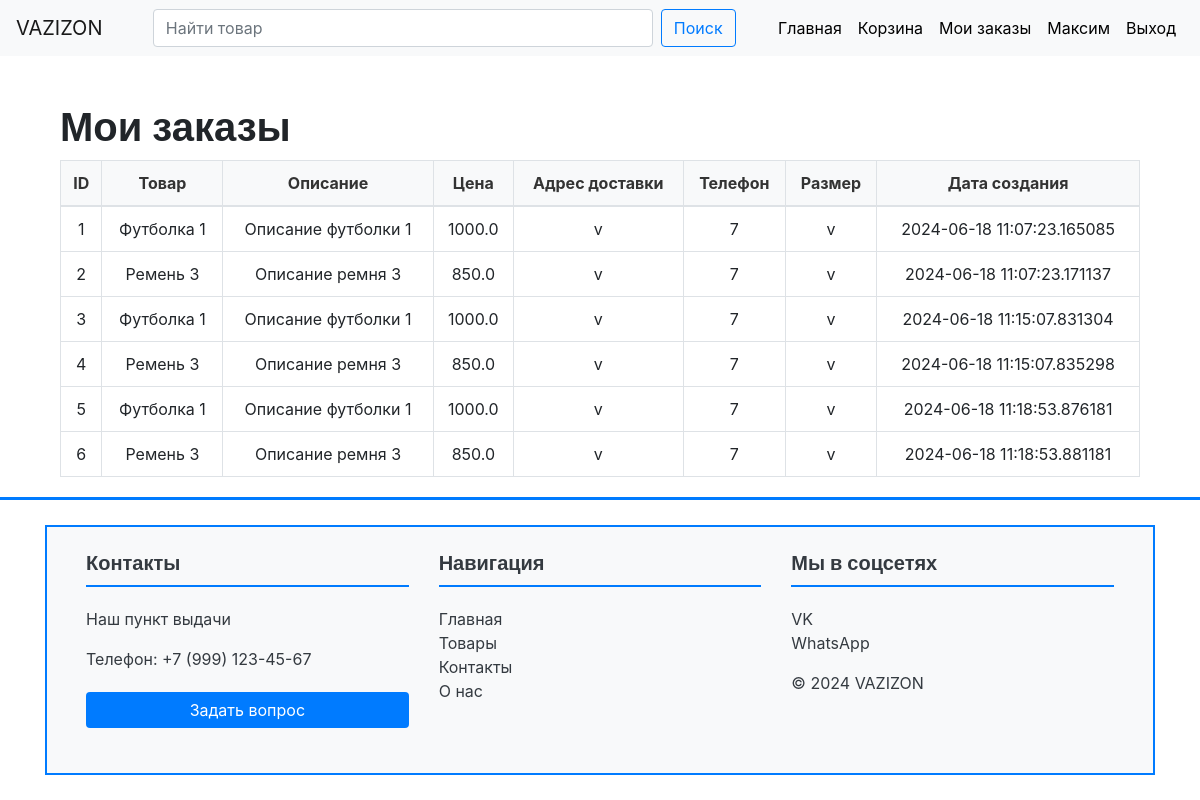
The page /my_orders (signed in) on the database its author committed.
### models.py (models this page shows, shortened)
class User(UserMixin, db.Model):
    id = db.Column(db.Integer, primary_key=True)
    username = db.Column(db.String(64), index=True, unique=True)
    email = db.Column(db.String(120), index=True, unique=True)
    password_hash = db.Column(db.String(128))
    role = db.Column(db.String(64), default='buyer')
    last_activity = db.Column(db.DateTime, default=datetime.utcnow)

class Order(db.Model):
    id = db.Column(db.Integer, primary_key=True)
    product_id = db.Column(db.Integer, db.ForeignKey('product.id'), nullable=False)
    user_id = db.Column(db.Integer, db.ForeignKey('user.id'), nullable=False)
    address = db.Column(db.String(200), nullable=False)
    phone = db.Column(db.String(20), nullable=False)
    size = db.Column(db.String(20), nullable=False)
    created_at = db.Column(db.DateTime, default=datetime.utcnow)
    product = db.relationship('Product')
    user = db.relationship('User')
    email = db.Column(db.String(120), nullable=False)  # Добавлено поле email

class Product(db.Model):
    id = db.Column(db.Integer, primary_key=True)
    name = db.Column(db.String(64), index=True)
    short_description = db.Column(db.String(128))
    long_description = db.Column(db.Text)
    price = db.Column(db.Float)
    category = db.Column(db.String(64))
    image_url = db.Column(db.String(128))
    seller_id = db.Column(db.Integer, db.ForeignKey('user.id'))
    seller = db.relationship('User', backref='products')

### app.py (the view)
    @app.route('/my_orders')
    @login_required
    def my_orders():
        if current_user.role != 'buyer':
            flash('У вас нет доступа к этой странице.', 'danger')
            return redirect(url_for('index'))
        orders = Order.query.filter_by(user_id=current_user.id).all()
        return render_template('my_orders.html', orders=orders)

### templates/my_orders.html (shortened to what this page needs)
{% extends "base.html" %}
{% block content %}
<div class="container mt-5">
    <h1>Мои заказы</h1>
    {% if orders %}
        <table class="table table-bordered table-hover">
            <thead>
                <tr>
                    <th>ID</th>
                    <th>Товар</th>
                    <th>Описание</th>
                    <th>Цена</th>
                    <th>Адрес доставки</th>
                    <th>Телефон</th>
                    <th>Размер</th>
                    <th>Дата создания</th>
                </tr>
            </thead>
            <tbody>
                {% for order in orders %}
                <tr>
                    <td>{{ order.id }}</td>
                    <td>{{ order.product.name }}</td>
                    <td>{{ order.product.short_description }}</td>
                    <td>{{ order.product.price }}</td>
                    <td>{{ order.address }}</td>
                    <td>{{ order.phone }}</td>
                    <td>{{ order.size }}</td>
                    <td>{{ order.created_at }}</td>
                </tr>
                {% endfor %}
            </tbody>
        </table>
    {% else %}
        <p>У вас нет заказов.</p>
    {% endif %}
</div>
{% endblock %}

### templates/base.html (shortened to what this page needs)
<!DOCTYPE html>
<html lang="ru">
<head>
    <link rel="stylesheet" href="https://stackpath.bootstrapcdn.com/bootstrap/4.5.2/css/bootstrap.min.css">
    <link rel="stylesheet" href="{{ url_for('static', filename='styles.css') }}">
</head>
<body>
<nav class="navbar navbar-expand-lg navbar-light bg-light">
    <a class="navbar-brand" href="{{ url_for('index') }}">VAZIZON</a>
    <div class="collapse navbar-collapse" id="navbarNav">
        <form class="form-inline d-flex justify-content-center w-100" action="{{ url_for('search') }}" method="GET">
            <input class="form-control mr-sm-2 search-bar" type="search" placeholder="Найти товар" aria-label="Поиск" name="q">
            <button class="btn btn-outline-custom my-2 my-sm-0" type="submit">Поиск</button>
        </form>
        <ul class="navbar-nav ml-auto">
            <li class="nav-item">
                <a class="nav-link" href="{{ url_for('index') }}">Главная</a>
            </li>
            {% if current_user.is_authenticated %}
                {% if current_user.role == 'buyer' %}
                    <li class="nav-item">
                        <a class="nav-link" href="{{ url_for('cart') }}">Корзина</a>
                    </li>
                    <li class="nav-item">
                        <a class="nav-link" href="{{ url_for('my_orders') }}">Мои заказы</a>
                    </li>
                {% elif current_user.role == 'seller' %}
                    <li class="nav-item">
                        <a class="nav-link" href="{{ url_for('my_products') }}">Мои товары</a>
                    </li>
                {% elif current_user.role == 'admin' %}
                    <li class="nav-item">
                        <a class="nav-link" href="{{ url_for('admin_dashboard') }}">Панель администратора</a>
                    </li>
                {% endif %}
                <li class="nav-item">
                    <a class="nav-link" href="{{ url_for('edit_profile') }}">{{ current_user.username }}</a>
                </li>
                <li class="nav-item">
                    <a class="nav-link" href="{{ url_for('logout') }}">Выход</a>
                </li>
            {% endif %}
        </ul>
    </div>
</nav>
<div class="container">
    {% block content %}{% endblock %}
    <div class="footer-divider"></div>
    <footer class="bg-light text-dark mt-5 p-4 border">
        <div class="container">
            <div class="row">
                <div class="col-md-4 mb-3">
                    <h5 class="font-weight-bold">Контакты</h5>
                    <p><a href="https://maps.google.com" class="text-dark" target="_blank">Наш пункт выдачи</a></p>
                    <p>Телефон: +7 (999) 123-45-67</p>
                    <button class="btn btn-primary">Задать вопрос</button>
                </div>
                <div class="col-md-4 mb-3">
                    <h5 class="font-weight-bold">Навигация</h5>
                    <ul class="list-unstyled">
                        <li><a href="#" class="text-dark">Главная</a></li>
                        <li><a href="#" class="text-dark">Товары</a></li>
                        <li><a href="#" class="text-dark">Контакты</a></li>
                        <li><a href="#" class="text-dark">О нас</a></li>
                    </ul>
                </div>
                <div class="col-md-4 mb-3">
                    <h5 class="font-weight-bold">Мы в соцсетях</h5>
                    <ul class="list-unstyled">
                        <li><a href="https://vk.com" class="text-dark" target="_blank">VK</a></li>
                        <li><a href="https://www.whatsapp.com" class="text-dark" target="_blank">WhatsApp</a></li>
                    </ul>
                    <p>&copy; 2024 VAZIZON</p>
                </div>
            </div>
        </div>
    </footer>
</div>
</body>
</html>

### styles.css (style rules this page uses)
h1, h2, h3, h4, h5, h6 { font-family: 'Roboto', sans-serif; font-weight: 700; }
.btn-primary { background-color: #007bff; border-color: #007bff; color: white; width: 100%; margin: 5px 0; }
.navbar .form-inline .search-bar { width: 100% !important; max-width: 500px !important; }
.btn-outline-custom { color: #007bff !important; border-color: #007bff !important; }
.table { width: 100%; margin: auto; border-collapse: collapse; }
.table th, .table td { text-align: center; padding: 10px; border: 1px solid #ddd; }
.table th { background-color: #f8f9fa; color: #333; }
.table-bordered th, .table-bordered td { border: 1px solid #dee2e6; }
.navbar-nav { display: flex; flex-wrap: nowrap; }
.nav-link { white-space: nowrap; color: #000000 !important; }
footer { background-color: #ffffff; color: #ffffff; padding-top: 20px; padding-bottom: 20px; }
footer a { color: #ffffff; text-decoration: none; }
footer .btn-primary { background-color: #007bff; border: none; }
footer h5 { border-bottom: 2px solid #007bff; padding-bottom: 10px; margin-bottom: 20px; }
.border { border: 2px solid #007bff !important; }
.footer-divider { border-top: 3px solid #007bff; width: 100%; margin-bottom: 20px; margin-top: 20px; position: absolute; left: 0; }

### rows shown on the page
User: username "Максим"
Order: id "1", product.name "Футболка 1", product.short_description "Описание футболки 1", product.price "1000.0", address "v", phone "7", size "v", created_at "2024-06-18 11:07:23.165085"
Order: id "2", product.name "Ремень 3", product.short_description "Описание ремня 3", product.price "850.0", address "v", phone "7", size "v", created_at "2024-06-18 11:07:23.171137"
Order: id "3", product.name "Футболка 1", product.short_description "Описание футболки 1", product.price "1000.0", address "v", phone "7", size "v", created_at "2024-06-18 11:15:07.831304"
Order: id "4", product.name "Ремень 3", product.short_description "Описание ремня 3", product.price "850.0", address "v", phone "7", size "v", created_at "2024-06-18 11:15:07.835298"
Order: id "5", product.name "Футболка 1", product.short_description "Описание футболки 1", product.price "1000.0", address "v", phone "7", size "v", created_at "2024-06-18 11:18:53.876181"
Order: id "6", product.name "Ремень 3", product.short_description "Описание ремня 3", product.price "850.0", address "v", phone "7", size "v", created_at "2024-06-18 11:18:53.881181"
